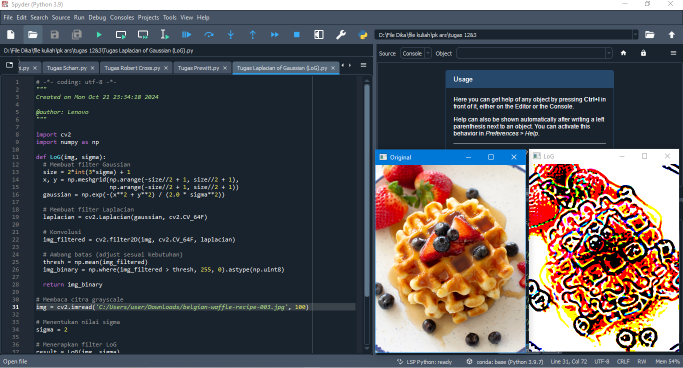
#> input picture hasil run/laplacian.PNG, 683 x 368 px, given in place of Waffle.jpg, which was not available
$ python 'Tugas segmentasi.py'
#> lines starting #> are read from the running program, lines starting #| are printed output that depends on the picture; after the words box and inside, x2 and y2 are one past the last pixel; in counts of white or black regions, pixels touching at a corner belong together; pictures that were not available may be replaced by others from this repository, and a replacement may not be noted
import cv2
import numpy as np

threshold = 0.2
kernel5 = cv2.getStructuringElement(cv2.MORPH_ELLIPSE,(20,20))
x_co = 0
y_co = 0
hsv = None
H = 0
S = 0
V = 0
thr_H = 180*threshold
thr_S = 255*threshold
thr_V = 255*threshold

def on_mouse(event,x,y,flag,param):
  global x_co,y_co,H,S,V,hsv
  if(event==cv2.EVENT_LBUTTONDOWN):
    x_co=x
    y_co=y
    p_sel = hsv[y_co][x_co]
    H = p_sel[0]
    S = p_sel[1]
    V = p_sel[2]

img = cv2.imread("C:/Users/user/Downloads/Waffle.jpg", 250)
#> img is the input picture: shape (368, 683, 4); mean B, G, R, A 83.5, 81.1, 83.1, 255
hsv = cv2.cvtColor(img, cv2.COLOR_BGR2HSV)
#> hsv: shape (368, 683, 3); mean H, S, V 81.7, 102.1, 102.9
cv2.namedWindow("camera", 1)
cv2.namedWindow("camera2", 2)
cv2.namedWindow("camera3", 3)
# [4 lines of commented-out code are left out]
cv2.setMouseCallback("camera2", on_mouse, 0)

while True:
    #ret, src = cam.read()
    #src = cv2.blur(src, (3,3))
    #hsv = cv2.cvtColor(src, cv2.COLOR_BGR2HSV)
    #cv2.setMouseCallback("camera2",on_mouse, 0);

    src = cv2.blur (img, (3,3))
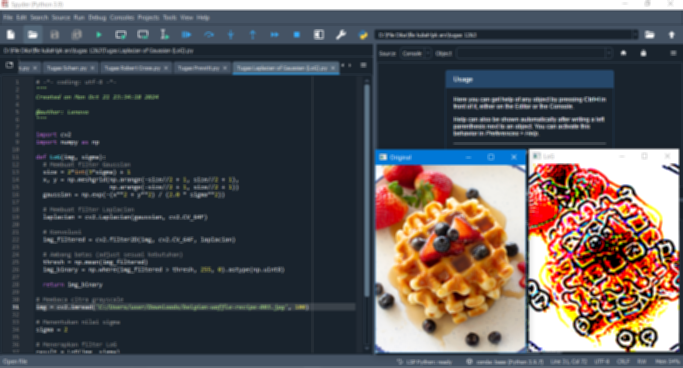
#> src: shape (368, 683, 4); mean B, G, R, A 83.4, 81.1, 83, 255
    min_color = np.array([H-thr_H,S-thr_S,V-thr_V])
    max_color = np.array([H+thr_H,S+thr_S,V+thr_V])
    mask = cv2.inRange(hsv, min_color, max_color)
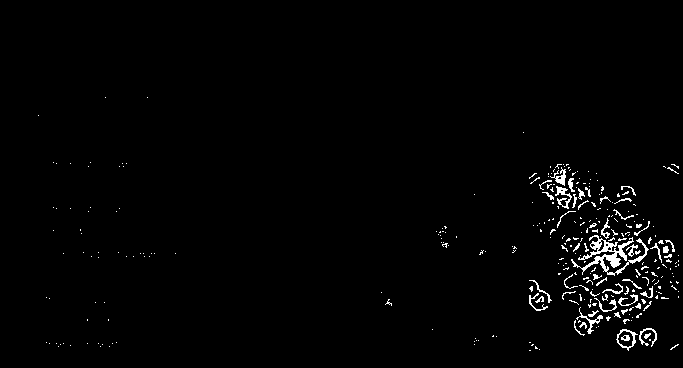
#> mask: shape (368, 683); 1.7% white in thin lines or dots, all inside (x1, y1, x2, y2) = (38, 97, 679, 351)
    mask = cv2.morphologyEx(mask, cv2.MORPH_CLOSE, kernel5)
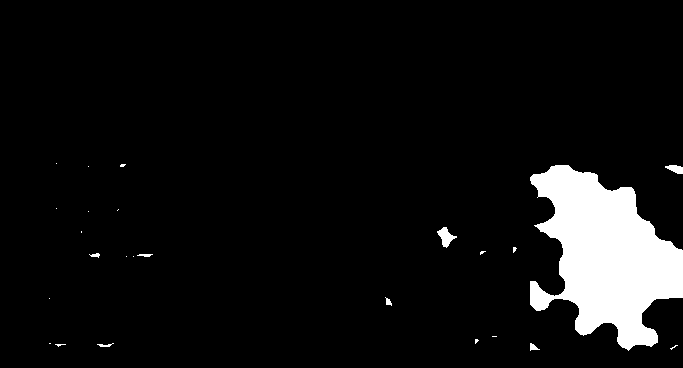
#> mask: shape (368, 683); 6.8% white; 25 white regions (17 under 20 px), largest, box (x1, y1, x2, y2) and area: (530, 165, 683, 351) 16551, (437, 227, 457, 248) 199, (665, 165, 683, 174) 108

    #res = cv2.cvtColor(hsv, cv2.COLOR_HSV2BGR)
    cv2.putText(mask,"H:" + str(H)+" S:"+str(S)+" V:"+str(V), (10,30), cv2.FONT_HERSHEY_PLAIN, 2.0, (255,255,255), thickness = 1)
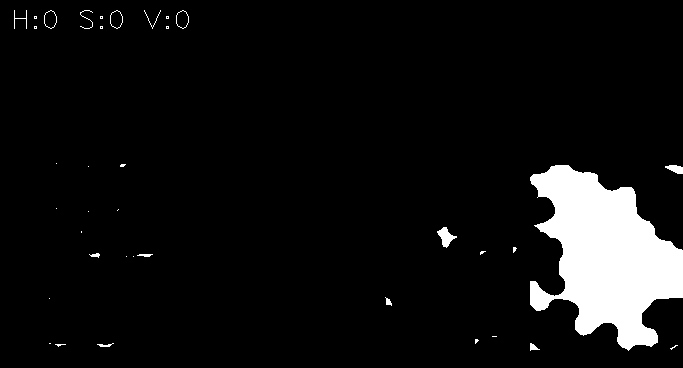
#> mask: shape (368, 683); 6.9% white; 37 white regions (23 under 20 px), largest, box (x1, y1, x2, y2) and area: (530, 165, 683, 351) 16551, (437, 227, 457, 248) 199, (665, 165, 683, 174) 108
    cv2.imshow("camera", mask)
    cv2.imshow("camera2", src)
    src_segmented = cv2.add(src,src,mask=mask)
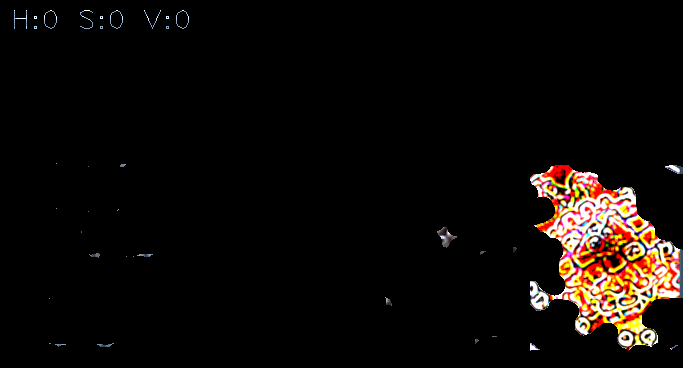
#> src_segmented: shape (368, 683, 4); mean B, G, R, A 7.8, 10.3, 14.3, 17.7
    cv2.imshow("camera3", src_segmented)
    if cv2.waitKey(10) == 27:
#> (key Esc is pressed here)
        break

$ run again, on hasil run/prewiit.PNG
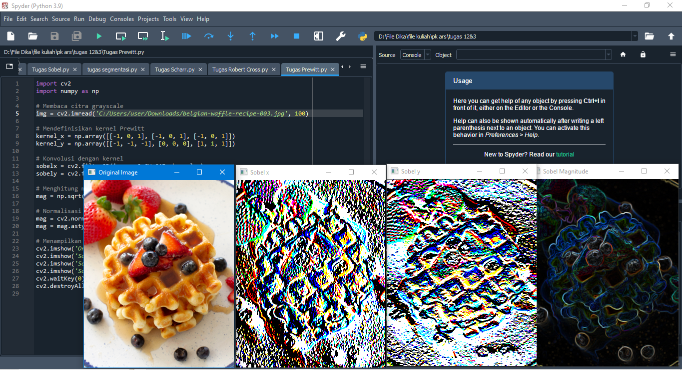
#> input picture hasil run/prewiit.PNG, 682 x 370 px, given in place of Waffle.jpg, which was not available
#> img is the input picture: shape (370, 682, 4); mean B, G, R, A 93.9, 90.3, 87, 255
#> hsv: shape (370, 682, 3); mean H, S, V 72.4, 103.8, 111.7
#> `mask = cv2.inRange(hsv, min_color, max_color)`:
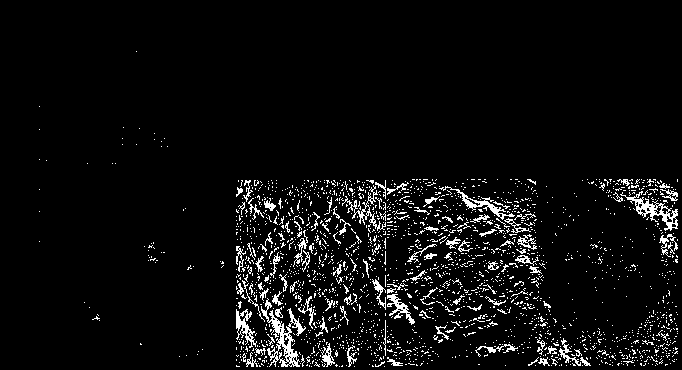
#> mask: shape (370, 682); 5.4% white in thin lines or dots, all inside (x1, y1, x2, y2) = (39, 51, 678, 367)
#> `src_segmented = cv2.add(src,src,mask=mask)`:
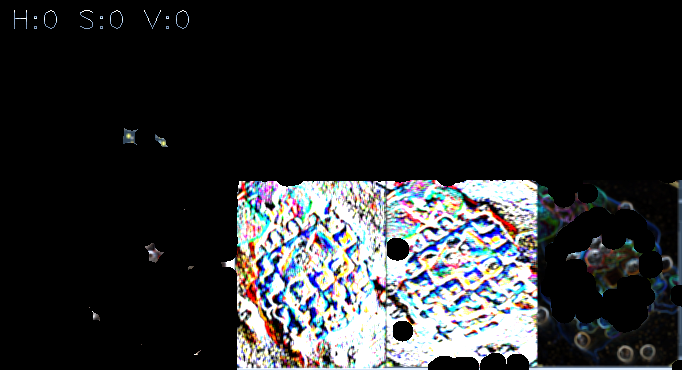
#> src_segmented: shape (370, 682, 4); mean B, G, R, A 45.7, 44.1, 42.9, 73
